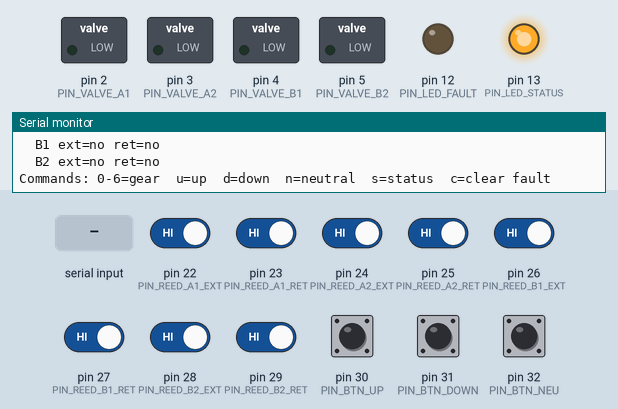
The sketch below on a simulated Arduino Mega 2560, built with avr-gcc and run on an emulated ATmega2560. On the bench: switched loads named in the sketch (green lamp = pin HIGH), output pins drawn as LEDs (lit = HIGH), the last lines printed to the serial monitor. The test bench sets the inputs (shaded band); at power-on: pin 22 (PIN_REED_A1_EXT), pin 23 (PIN_REED_A1_RET), pin 24 (PIN_REED_A2_EXT), pin 25 (PIN_REED_A2_RET), pin 26 (PIN_REED_B1_EXT), pin 27 (PIN_REED_B1_RET), pin 28 (PIN_REED_B2_EXT), pin 29 (PIN_REED_B2_RET), pin 30 (PIN_BTN_UP), pin 31 (PIN_BTN_DOWN), pin 32 (PIN_BTN_NEU) HIGH.

Above: at 1.2 s.
1.3 s: pin 30 (PIN_BTN_UP) pulled LOW for 0.15 s
At 1.9 s:
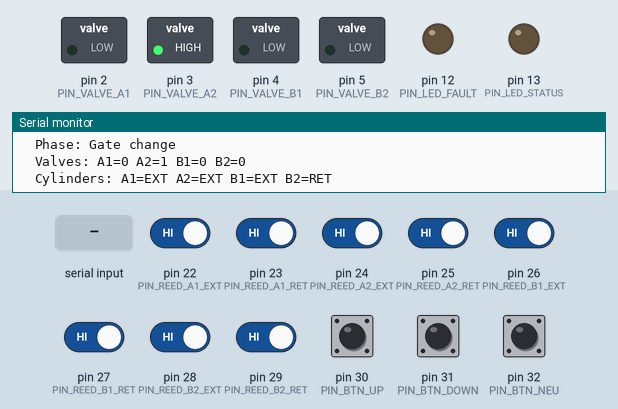
4.4 s: "c,45\n" received over Serial
At 5.6 s:
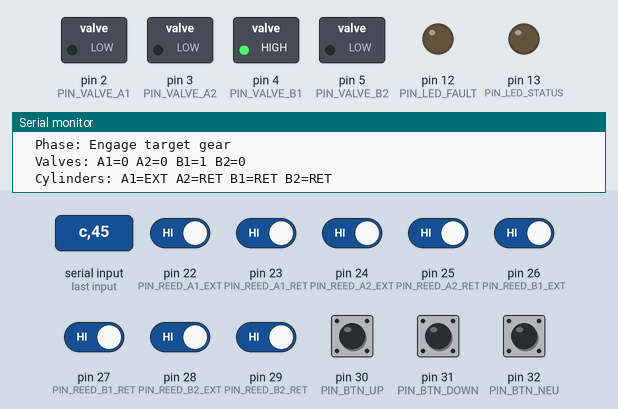
7.4 s: "c" received over Serial
At 8.6 s:
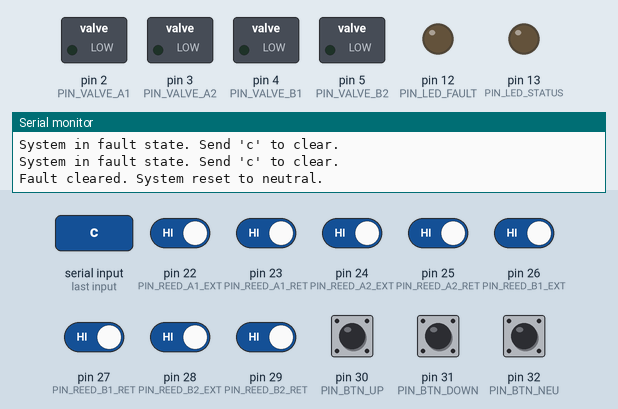
10.4 s: byte 53 ('5') received over Serial
At 11.6 s:
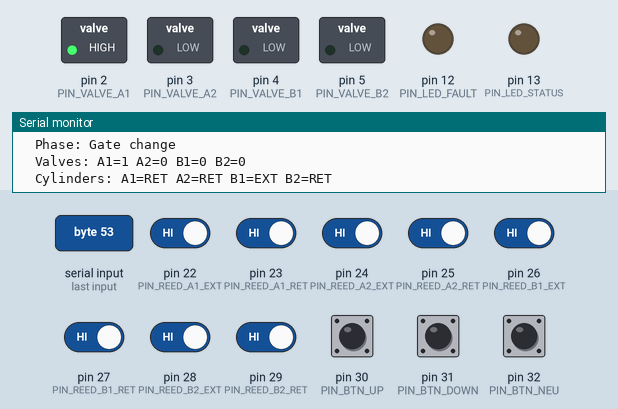
13.4 s: "C" received over Serial
At 14.3 s:
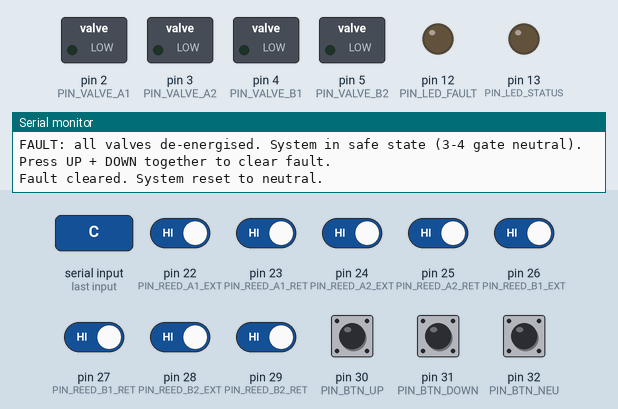
16.4 s: "3" received over Serial
At 17.5 s:
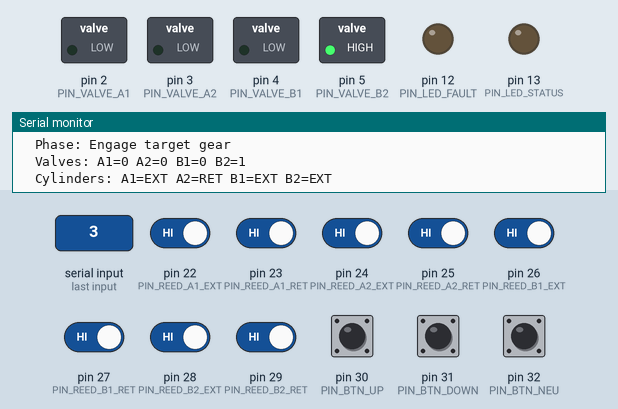
Timing chart, 0 to 20.4 s (numbered marks = the images above; inputs shaded):
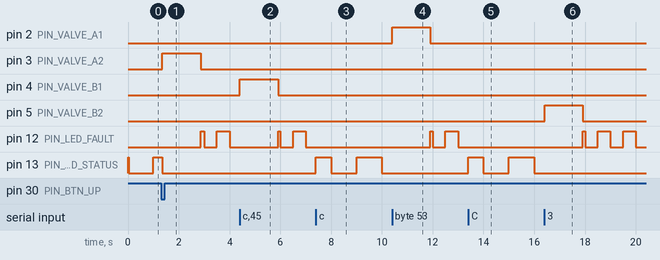

Measured:
- after the input at 1.3 s, pin 3 (PIN_VALVE_A2): LOW → HIGH after 0.06 s, → LOW 1.5 s later; pin 12 (PIN_LED_FAULT): LOW → HIGH after 1.6 s, → LOW 0.14 s later, → HIGH 0.50 s later, → LOW 0.50 s later
- after the input at 4.4 s, pin 4 (PIN_VALVE_B1): LOW → HIGH at once, → LOW 1.5 s later
- after the input at 7.4 s, pin 12 (PIN_LED_FAULT): stops changing and stays LOW; pin 13 (PIN_LED_STATUS): LOW → HIGH at once, → LOW 0.60 s later, → HIGH 1.0 s later, → LOW 1.0 s later
- after the input at 10.4 s, pin 2 (PIN_VALVE_A1): LOW → HIGH at once, → LOW 1.5 s later; pin 12 (PIN_LED_FAULT): LOW → HIGH after 1.5 s, → LOW 0.09 s later, → HIGH 0.50 s later, → LOW 0.50 s later; pin 13 (PIN_LED_STATUS): stays LOW (without the input it goes to HIGH after 0.60 s)
- after the input at 13.4 s, pin 12 (PIN_LED_FAULT): stops changing and stays LOW; pin 13 (PIN_LED_STATUS): LOW → HIGH at once, → LOW 0.60 s later, → HIGH 1.0 s later, → LOW 1.0 s later
- after the input at 16.4 s, pin 5 (PIN_VALVE_B2): LOW → HIGH at once, → LOW 1.5 s later; pin 12 (PIN_LED_FAULT): LOW → HIGH after 1.5 s, then repeats every 1.0 s: LOW 0.50 s, HIGH 0.50 s; pin 13 (PIN_LED_STATUS): stops changing and stays LOW

The sketch:

PneumaticShift_V0_0_1.ino
```cpp
// =============================================================================
//  PneumaticShift_V0_0_1.ino
//  Version: V0_0_1
//  Pneumatic gearbox shift controller
//  Hardware: Arduino Mega 2560
//  4x 5/2 solenoid valves, 4x reed switches, 3x push buttons
//
//  Changelog:
//  V0_0_1 — Initial release. First upshift from neutral always selects 1st gear.
// =============================================================================
//
//  VALVE PLUMBING SUMMARY
//  ----------------------
//  A1 (gate):   normally EXTENDED  — energising RETRACTS  it
//  A2 (gate):   normally RETRACTED — energising EXTENDS   it
//  B1 (engage): normally EXTENDED  — energising RETRACTS  it
//  B2 (engage): normally RETRACTED — energising EXTENDS   it
//
//  GEAR TRUTH TABLE (valve: 0=de-energised, 1=energised)
//  -------------------------------------------------------
//  Gear  A1  A2  B1  B2   Gate   Engage
//  N      0   0   0   0   3-4    neutral
//  1      0   1   0   1   1-2    forward
//  2      0   1   1   0   1-2    back
//  3      0   0   0   1   3-4    forward
//  4      0   0   1   0   3-4    back
//  5      1   0   0   1   5-6    forward
//  6      1   0   1   0   5-6    back
//
//  PIN ASSIGNMENTS
//  ---------------
//  Valve outputs (HIGH = energise solenoid)
//  Valve A1 → Pin 2
//  Valve A2 → Pin 3
//  Valve B1 → Pin 4
//  Valve B2 → Pin 5
//
//  Reed switch inputs (INPUT_PULLUP — LOW = cylinder at position)
//  Reed A1 extended  → Pin 22
//  Reed A1 retracted → Pin 23
//  Reed A2 extended  → Pin 24
//  Reed A2 retracted → Pin 25
//  Reed B1 extended  → Pin 26
//  Reed B1 retracted → Pin 27
//  Reed B2 extended  → Pin 28
//  Reed B2 retracted → Pin 29
//
//  Button inputs (INPUT_PULLUP — LOW = pressed)
//  Up-shift   → Pin 30
//  Down-shift → Pin 31
//  Neutral    → Pin 32
//
//  Status LED → Pin 13 (built-in)
//  Fault LED  → Pin 12
//
// =============================================================================

// -----------------------------------------------------------------------------
//  Pin definitions
// -----------------------------------------------------------------------------

// Valve outputs
const uint8_t PIN_VALVE_A1 = 2;
const uint8_t PIN_VALVE_A2 = 3;
const uint8_t PIN_VALVE_B1 = 4;
const uint8_t PIN_VALVE_B2 = 5;

// Reed switches — cylinder positions
const uint8_t PIN_REED_A1_EXT = 22;
const uint8_t PIN_REED_A1_RET = 23;
const uint8_t PIN_REED_A2_EXT = 24;
const uint8_t PIN_REED_A2_RET = 25;
const uint8_t PIN_REED_B1_EXT = 26;
const uint8_t PIN_REED_B1_RET = 27;
const uint8_t PIN_REED_B2_EXT = 28;
const uint8_t PIN_REED_B2_RET = 29;

// Buttons
const uint8_t PIN_BTN_UP   = 30;
const uint8_t PIN_BTN_DOWN = 31;
const uint8_t PIN_BTN_NEU  = 32;

// LEDs
const uint8_t PIN_LED_STATUS = 13;
const uint8_t PIN_LED_FAULT  = 12;

// -----------------------------------------------------------------------------
//  Timing constants (milliseconds)
// -----------------------------------------------------------------------------

const uint16_t PHASE_TIMEOUT_MS   = 1500;  // max time to wait for a reed to confirm
const uint16_t DEBOUNCE_MS        =   50;  // button debounce
const uint16_t BUTTON_HOLD_MS     =  300;  // min hold time before shift fires
const uint16_t SETTLE_MS          =   50;  // brief settle after reed confirmed

// -----------------------------------------------------------------------------
//  Gear definitions
// -----------------------------------------------------------------------------

// Gear indices
const int8_t GEAR_N = 0;
const int8_t GEAR_1 = 1;
const int8_t GEAR_2 = 2;
const int8_t GEAR_3 = 3;
const int8_t GEAR_4 = 4;
const int8_t GEAR_5 = 5;
const int8_t GEAR_6 = 6;
const int8_t GEAR_COUNT = 7;

const char* GEAR_NAMES[GEAR_COUNT] = {"N","1","2","3","4","5","6"};

// Valve states for each gear: {A1, A2, B1, B2}
// 0 = de-energised, 1 = energised
const uint8_t GEAR_VALVES[GEAR_COUNT][4] = {
  //  A1  A2  B1  B2
  {   0,  0,  0,  0  },  // N
  {   0,  1,  0,  1  },  // 1
  {   0,  1,  1,  0  },  // 2
  {   0,  0,  0,  1  },  // 3
  {   0,  0,  1,  0  },  // 4
  {   1,  0,  0,  1  },  // 5
  {   1,  0,  1,  0  },  // 6
};

// Up-shift map: GEAR_UP[g] = next gear up, -1 = already at top
const int8_t GEAR_UP[GEAR_COUNT]   = { 1, 3, 1, 5, 3, -1, 5 };
//  N→1, 1→3 (skip — see note), but we use sequential shifting below

// Sequential up/down shift targets
const int8_t SHIFT_UP[GEAR_COUNT]   = { 1,  2,  3,  4,  5,  6, -1 };
//  N→1, 1→2, 2→3, 3→4, 4→5, 5→6, 6→top (no shift)

const int8_t SHIFT_DOWN[GEAR_COUNT] = {-1,  0,  1,  2,  3,  4,  5 };
//  N down → nothing, 1 down → N, 2 down → 1, etc.

// -----------------------------------------------------------------------------
//  Intermediate states used during gate changes
//  Gate-neutral valve states: engage (B) is neutral, gate (A) set for that gate
// -----------------------------------------------------------------------------

// Intermediate state indices
const uint8_t INTER_N12 = 0;  // 1-2 gate, neutral engage
const uint8_t INTER_N34 = 1;  // 3-4 gate, neutral engage  (same as gear N)
const uint8_t INTER_N56 = 2;  // 5-6 gate, neutral engage

const uint8_t INTER_VALVES[3][4] = {
  //  A1  A2  B1  B2
  {   0,  1,  0,  0  },  // N12
  {   0,  0,  0,  0  },  // N34 (= gear N)
  {   1,  0,  0,  0  },  // N56
};

// Which intermediate neutral goes with each gear
const int8_t GEAR_INTER[GEAR_COUNT] = {
  INTER_N34,  // N
  INTER_N12,  // 1
  INTER_N12,  // 2
  INTER_N34,  // 3
  INTER_N34,  // 4
  INTER_N56,  // 5
  INTER_N56,  // 6
};

const char* INTER_NAMES[3] = {"N12","N34","N56"};

// -----------------------------------------------------------------------------
//  State machine
// -----------------------------------------------------------------------------

enum SystemState {
  STATE_IDLE,       // sitting in a gear, waiting for input
  STATE_SHIFTING,   // shift sequence in progress
  STATE_FAULT,      // reed switch timeout or conflict detected
};

SystemState sysState  = STATE_IDLE;
int8_t      currentGear = GEAR_N;
int8_t      targetGear  = GEAR_N;
bool        faultActive = false;

// -----------------------------------------------------------------------------
//  Cylinder state helpers
// -----------------------------------------------------------------------------
//  A1 and B1 are normally extended.
//  Energising them RETRACTS.
//  A2 and B2 are normally retracted.
//  Energising them EXTENDS.

bool cylinderExtended(uint8_t valveIndex, uint8_t valveState) {
  if (valveIndex == 0 || valveIndex == 2) {
    // A1 or B1: norm-extended, energised = retracted
    return (valveState == 0);
  } else {
    // A2 or B2: norm-retracted, energised = extended
    return (valveState == 1);
  }
}

// -----------------------------------------------------------------------------
//  Reed switch confirmation
//  Returns true when the cylinder for valveIndex reaches its expected position.
//  Times out after PHASE_TIMEOUT_MS and sets fault.
// -----------------------------------------------------------------------------

bool waitForCylinder(uint8_t valveIndex, bool expectExtended) {
  uint8_t pinConfirm;
  switch (valveIndex) {
    case 0: pinConfirm = expectExtended ? PIN_REED_A1_EXT : PIN_REED_A1_RET; break;
    case 1: pinConfirm = expectExtended ? PIN_REED_A2_EXT : PIN_REED_A2_RET; break;
    case 2: pinConfirm = expectExtended ? PIN_REED_B1_EXT : PIN_REED_B1_RET; break;
    case 3: pinConfirm = expectExtended ? PIN_REED_B2_EXT : PIN_REED_B2_RET; break;
    default: return false;
  }

  const char* names[4] = {"A1","A2","B1","B2"};
  unsigned long start = millis();

  while (digitalRead(pinConfirm) != LOW) {
    if (millis() - start > PHASE_TIMEOUT_MS) {
      Serial.print(F("FAULT: timeout waiting for "));
      Serial.print(names[valveIndex]);
      Serial.println(expectExtended ? F(" extended") : F(" retracted"));
      setFault();
      return false;
    }
    delay(5);
  }

  delay(SETTLE_MS);
  return true;
}

// Wait for ALL four cylinders to confirm their positions for a given valve state array
bool waitAllCylinders(const uint8_t valves[4]) {
  for (uint8_t i = 0; i < 4; i++) {
    bool ext = cylinderExtended(i, valves[i]);
    if (!waitForCylinder(i, ext)) return false;
  }
  return true;
}

// -----------------------------------------------------------------------------
//  Valve control
// -----------------------------------------------------------------------------

void applyValves(const uint8_t valves[4]) {
  digitalWrite(PIN_VALVE_A1, valves[0] ? HIGH : LOW);
  digitalWrite(PIN_VALVE_A2, valves[1] ? HIGH : LOW);
  digitalWrite(PIN_VALVE_B1, valves[2] ? HIGH : LOW);
  digitalWrite(PIN_VALVE_B2, valves[3] ? HIGH : LOW);
}

void applyGear(int8_t gear) {
  applyValves(GEAR_VALVES[gear]);
}

void applyIntermediate(uint8_t inter) {
  applyValves(INTER_VALVES[inter]);
}

// -----------------------------------------------------------------------------
//  Fault handling
// -----------------------------------------------------------------------------

void setFault() {
  // De-energise all valves — system returns to power-off safe state (N in 3-4 gate)
  uint8_t safe[4] = {0, 0, 0, 0};
  applyValves(safe);
  faultActive = true;
  sysState = STATE_FAULT;
  currentGear = GEAR_N;
  digitalWrite(PIN_LED_FAULT, HIGH);
  digitalWrite(PIN_LED_STATUS, LOW);
  Serial.println(F("FAULT: all valves de-energised. System in safe state (3-4 gate neutral)."));
  Serial.println(F("Press UP + DOWN together to clear fault."));
}

void clearFault() {
  faultActive = false;
  sysState = STATE_IDLE;
  currentGear = GEAR_N;
  applyGear(GEAR_N);
  digitalWrite(PIN_LED_FAULT, LOW);
  digitalWrite(PIN_LED_STATUS, HIGH);
  Serial.println(F("Fault cleared. System reset to neutral."));
}

// -----------------------------------------------------------------------------
//  Serial logging helpers
// -----------------------------------------------------------------------------

void logValveState(const uint8_t valves[4]) {
  Serial.print(F("  Valves: A1="));
  Serial.print(valves[0]);
  Serial.print(F(" A2="));
  Serial.print(valves[1]);
  Serial.print(F(" B1="));
  Serial.print(valves[2]);
  Serial.print(F(" B2="));
  Serial.println(valves[3]);
  Serial.print(F("  Cylinders: A1="));
  Serial.print(cylinderExtended(0,valves[0]) ? F("EXT") : F("RET"));
  Serial.print(F(" A2="));
  Serial.print(cylinderExtended(1,valves[1]) ? F("EXT") : F("RET"));
  Serial.print(F(" B1="));
  Serial.print(cylinderExtended(2,valves[2]) ? F("EXT") : F("RET"));
  Serial.print(F(" B2="));
  Serial.println(cylinderExtended(3,valves[3]) ? F("EXT") : F("RET"));
}

void logPhase(const char* label, const uint8_t valves[4]) {
  Serial.print(F("  Phase: "));
  Serial.println(label);
  logValveState(valves);
}

// -----------------------------------------------------------------------------
//  Shift sequencer
//  Handles the full H-pattern sequencing logic:
//    1. If engage position needs to change to neutral first — do it
//    2. If gate needs to change — change it
//    3. Move to target engage position
// -----------------------------------------------------------------------------

bool executeShift(int8_t from, int8_t to) {
  Serial.print(F("\nShifting: "));
  Serial.print(GEAR_NAMES[from]);
  Serial.print(F(" -> "));
  Serial.println(GEAR_NAMES[to]);

  const uint8_t* fromValves = GEAR_VALVES[from];
  const uint8_t* toValves   = GEAR_VALVES[to];

  uint8_t fromInter = GEAR_INTER[from];
  uint8_t toInter   = GEAR_INTER[to];

  bool sameGate = (fromInter == toInter);
  bool fromNeutralEngage = (fromValves[2] == INTER_VALVES[fromInter][2] &&
                            fromValves[3] == INTER_VALVES[fromInter][3]);

  // ── PHASE 1: disengage (return B valves to neutral for this gate) ──────────
  // Skip if already at neutral engage, or if same gate (B valves swap together)
  if (!sameGate && !fromNeutralEngage) {
    logPhase("Disengage — return to gate neutral", INTER_VALVES[fromInter]);
    applyIntermediate(fromInter);
    if (!waitAllCylinders(INTER_VALVES[fromInter])) return false;
  }

  // ── PHASE 2: gate change (A valves) ────────────────────────────────────────
  if (!sameGate) {
    logPhase("Gate change", INTER_VALVES[toInter]);
    applyIntermediate(toInter);
    if (!waitAllCylinders(INTER_VALVES[toInter])) return false;
  }

  // ── PHASE 3: engage (B valves to target position) ──────────────────────────
  // For same-gate shifts, both B valves swap simultaneously through neutral
  logPhase("Engage target gear", toValves);
  applyValves(toValves);
  if (!waitAllCylinders(toValves)) return false;

  Serial.print(F("Shift complete: gear "));
  Serial.println(GEAR_NAMES[to]);
  return true;
}

// -----------------------------------------------------------------------------
//  Button handling
// -----------------------------------------------------------------------------

struct Button {
  uint8_t  pin;
  bool     lastState;
  bool     pressed;
  uint32_t pressTime;
};

Button btnUp   = {PIN_BTN_UP,   false, false, 0};
Button btnDown = {PIN_BTN_DOWN, false, false, 0};
Button btnNeu  = {PIN_BTN_NEU,  false, false, 0};

void updateButton(Button& btn) {
  bool reading = (digitalRead(btn.pin) == LOW);
  if (reading && !btn.lastState) {
    btn.pressTime = millis();
  }
  if (reading && (millis() - btn.pressTime > DEBOUNCE_MS)) {
    btn.pressed = true;
  } else {
    btn.pressed = false;
  }
  btn.lastState = reading;
}

// -----------------------------------------------------------------------------
//  Serial command parser
//  Send single characters over Serial to trigger shifts:
//  '0' = N, '1'-'6' = gears, 'u' = up, 'd' = down, 'n' = neutral, 'c' = clear fault
//  's' = print current status
// -----------------------------------------------------------------------------

void handleSerial() {
  if (!Serial.available()) return;
  char cmd = Serial.read();

  if (cmd == 'c' || cmd == 'C') {
    if (faultActive) clearFault();
    return;
  }
  if (cmd == 's' || cmd == 'S') {
    printStatus();
    return;
  }
  if (faultActive) {
    Serial.println(F("System in fault state. Send 'c' to clear."));
    return;
  }
  if (sysState == STATE_SHIFTING) {
    Serial.println(F("Shift in progress — command ignored."));
    return;
  }

  int8_t requested = -1;
  if (cmd == '0' || cmd == 'n' || cmd == 'N') requested = GEAR_N;
  else if (cmd == '1') requested = GEAR_1;
  else if (cmd == '2') requested = GEAR_2;
  else if (cmd == '3') requested = GEAR_3;
  else if (cmd == '4') requested = GEAR_4;
  else if (cmd == '5') requested = GEAR_5;
  else if (cmd == '6') requested = GEAR_6;
  else if (cmd == 'u' || cmd == 'U') requested = SHIFT_UP[currentGear];
  else if (cmd == 'd' || cmd == 'D') requested = SHIFT_DOWN[currentGear];

  if (requested < 0) return;
  if (requested == currentGear) {
    Serial.print(F("Already in gear "));
    Serial.println(GEAR_NAMES[currentGear]);
    return;
  }
  triggerShift(requested);
}

void printStatus() {
  Serial.println(F("\n--- Status ---"));
  Serial.print(F("Gear:  ")); Serial.println(GEAR_NAMES[currentGear]);
  Serial.print(F("State: "));
  switch (sysState) {
    case STATE_IDLE:     Serial.println(F("idle")); break;
    case STATE_SHIFTING: Serial.println(F("shifting")); break;
    case STATE_FAULT:    Serial.println(F("FAULT")); break;
  }
  Serial.println(F("Current valve state:"));
  logValveState(GEAR_VALVES[currentGear]);
  Serial.println(F("Reed switches (LOW=triggered):"));
  Serial.print(F("  A1 ext=")); Serial.print(digitalRead(PIN_REED_A1_EXT) == LOW ? "YES" : "no");
  Serial.print(F(" ret="));     Serial.println(digitalRead(PIN_REED_A1_RET) == LOW ? "YES" : "no");
  Serial.print(F("  A2 ext=")); Serial.print(digitalRead(PIN_REED_A2_EXT) == LOW ? "YES" : "no");
  Serial.print(F(" ret="));     Serial.println(digitalRead(PIN_REED_A2_RET) == LOW ? "YES" : "no");
  Serial.print(F("  B1 ext=")); Serial.print(digitalRead(PIN_REED_B1_EXT) == LOW ? "YES" : "no");
  Serial.print(F(" ret="));     Serial.println(digitalRead(PIN_REED_B1_RET) == LOW ? "YES" : "no");
  Serial.print(F("  B2 ext=")); Serial.print(digitalRead(PIN_REED_B2_EXT) == LOW ? "YES" : "no");
  Serial.print(F(" ret="));     Serial.println(digitalRead(PIN_REED_B2_RET) == LOW ? "YES" : "no");
  Serial.print(F("Commands: 0-6=gear  u=up  d=down  n=neutral  s=status  c=clear fault\n"));
}

// -----------------------------------------------------------------------------
//  Shift trigger
// -----------------------------------------------------------------------------

void triggerShift(int8_t target) {
  if (target < 0 || target >= GEAR_COUNT) return;
  if (target == currentGear) return;
  if (sysState != STATE_IDLE) return;

  sysState = STATE_SHIFTING;
  digitalWrite(PIN_LED_STATUS, LOW);

  bool ok = executeShift(currentGear, target);

  if (ok) {
    currentGear = target;
    sysState = STATE_IDLE;
    digitalWrite(PIN_LED_STATUS, HIGH);
  }
  // fault case handled inside executeShift via setFault()
}

// -----------------------------------------------------------------------------
//  setup()
// -----------------------------------------------------------------------------

void setup() {
  Serial.begin(115200);
  while (!Serial && millis() < 2000);

  // Valve outputs — de-energise all on startup
  pinMode(PIN_VALVE_A1, OUTPUT); digitalWrite(PIN_VALVE_A1, LOW);
  pinMode(PIN_VALVE_A2, OUTPUT); digitalWrite(PIN_VALVE_A2, LOW);
  pinMode(PIN_VALVE_B1, OUTPUT); digitalWrite(PIN_VALVE_B1, LOW);
  pinMode(PIN_VALVE_B2, OUTPUT); digitalWrite(PIN_VALVE_B2, LOW);

  // Reed switches
  pinMode(PIN_REED_A1_EXT, INPUT_PULLUP);
  pinMode(PIN_REED_A1_RET, INPUT_PULLUP);
  pinMode(PIN_REED_A2_EXT, INPUT_PULLUP);
  pinMode(PIN_REED_A2_RET, INPUT_PULLUP);
  pinMode(PIN_REED_B1_EXT, INPUT_PULLUP);
  pinMode(PIN_REED_B1_RET, INPUT_PULLUP);
  pinMode(PIN_REED_B2_EXT, INPUT_PULLUP);
  pinMode(PIN_REED_B2_RET, INPUT_PULLUP);

  // Buttons
  pinMode(PIN_BTN_UP,   INPUT_PULLUP);
  pinMode(PIN_BTN_DOWN, INPUT_PULLUP);
  pinMode(PIN_BTN_NEU,  INPUT_PULLUP);

  // LEDs
  pinMode(PIN_LED_STATUS, OUTPUT);
  pinMode(PIN_LED_FAULT,  OUTPUT);
  digitalWrite(PIN_LED_STATUS, HIGH);
  digitalWrite(PIN_LED_FAULT,  LOW);

  // System starts with all valves off — power-off safe state = N in 3-4 gate
  currentGear = GEAR_N;
  sysState    = STATE_IDLE;

  Serial.println(F("\n====================================="));
  Serial.println(F("  PneumaticShift V0_0_1 — ready"));
  Serial.println(F("====================================="));
  printStatus();
}

// -----------------------------------------------------------------------------
//  loop()
// -----------------------------------------------------------------------------

void loop() {
  // Handle serial commands
  handleSerial();

  // Handle fault — only allow clear via UP+DOWN held together
  if (faultActive) {
    updateButton(btnUp);
    updateButton(btnDown);
    if (btnUp.pressed && btnDown.pressed) {
      clearFault();
    }
    digitalWrite(PIN_LED_FAULT, (millis() / 500) % 2);  // blink fault LED
    return;
  }

  if (sysState != STATE_IDLE) return;

  // Read buttons
  updateButton(btnUp);
  updateButton(btnDown);
  updateButton(btnNeu);

  // Neutral button
  if (btnNeu.pressed && currentGear != GEAR_N) {
    triggerShift(GEAR_N);
    return;
  }

  // Up-shift
  if (btnUp.pressed && !btnDown.pressed) {
    int8_t next = SHIFT_UP[currentGear];
    if (next >= 0) triggerShift(next);
    else Serial.println(F("Already at top gear."));
    return;
  }

  // Down-shift
  if (btnDown.pressed && !btnUp.pressed) {
    int8_t next = SHIFT_DOWN[currentGear];
    if (next >= 0) triggerShift(next);
    else Serial.println(F("Already at bottom gear."));
    return;
  }

  // Status LED heartbeat when idle
  digitalWrite(PIN_LED_STATUS, (millis() / 1000) % 2);
}
```
